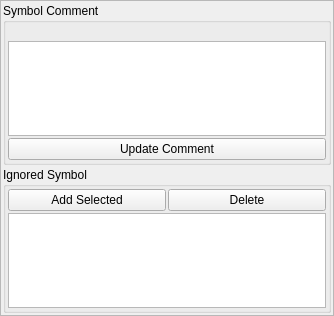
<?xml version="1.0" encoding="UTF-8"?>
<ui version="4.0">
 <class>SymbolScroll</class>
 <widget class="QScrollArea" name="SymbolScroll">
  <property name="geometry">
   <rect>
    <x>0</x>
    <y>0</y>
    <width>334</width>
    <height>316</height>
   </rect>
  </property>
  <property name="windowTitle">
   <string>Symbol</string>
  </property>
  <property name="widgetResizable">
   <bool>true</bool>
  </property>
  <widget class="QWidget" name="scrollAreaWidgetContents">
   <property name="geometry">
    <rect>
     <x>0</x>
     <y>0</y>
     <width>332</width>
     <height>314</height>
    </rect>
   </property>
   <layout class="QVBoxLayout" name="verticalLayout_3">
    <property name="spacing">
     <number>2</number>
    </property>
    <property name="margin">
     <number>2</number>
    </property>
    <item>
     <widget class="QGroupBox" name="groupBox_2">
      <property name="title">
       <string>Symbol Comment</string>
      </property>
      <layout class="QVBoxLayout" name="verticalLayout">
       <property name="spacing">
        <number>2</number>
       </property>
       <property name="margin">
        <number>2</number>
       </property>
       <item>
        <widget class="QLabel" name="symbolLabel">
         <property name="text">
          <string/>
         </property>
        </widget>
       </item>
       <item>
        <widget class="QPlainTextEdit" name="commentEdit"/>
       </item>
       <item>
        <widget class="QPushButton" name="updateCommentButton">
         <property name="text">
          <string>Update Comment</string>
         </property>
        </widget>
       </item>
      </layout>
     </widget>
    </item>
    <item>
     <widget class="QGroupBox" name="groupBox">
      <property name="title">
       <string>Ignored Symbol</string>
      </property>
      <layout class="QVBoxLayout" name="verticalLayout_2">
       <property name="spacing">
        <number>2</number>
       </property>
       <property name="margin">
        <number>2</number>
       </property>
       <item>
        <layout class="QHBoxLayout" name="horizontalLayout">
         <item>
          <widget class="QPushButton" name="addForbidden">
           <property name="text">
            <string>Add Selected</string>
           </property>
          </widget>
         </item>
         <item>
          <widget class="QPushButton" name="deleteForbidden">
           <property name="text">
            <string>Delete</string>
           </property>
          </widget>
         </item>
        </layout>
       </item>
       <item>
        <widget class="QListWidget" name="forbiddenList"/>
       </item>
      </layout>
     </widget>
    </item>
   </layout>
  </widget>
 </widget>
 <resources/>
 <connections/>
</ui>
